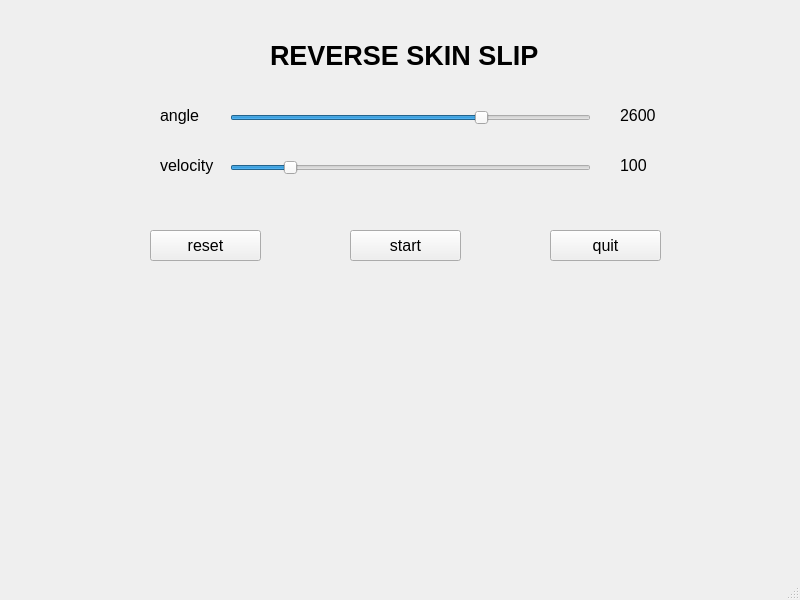
<?xml version="1.0" encoding="UTF-8"?>
<ui version="4.0">
 <class>SecondLayoutReverseSkinSlipWindow</class>
 <widget class="QMainWindow" name="SecondLayoutReverseSkinSlipWindow">
  <property name="geometry">
   <rect>
    <x>0</x>
    <y>0</y>
    <width>800</width>
    <height>600</height>
   </rect>
  </property>
  <property name="windowTitle">
   <string>MainWindow</string>
  </property>
  <widget class="QWidget" name="centralwidget">
   <widget class="QLabel" name="titleLabel">
    <property name="geometry">
     <rect>
      <x>270</x>
      <y>40</y>
      <width>281</width>
      <height>31</height>
     </rect>
    </property>
    <property name="font">
     <font>
      <family>Tahoma</family>
      <pointsize>20</pointsize>
      <weight>75</weight>
      <bold>true</bold>
     </font>
    </property>
    <property name="text">
     <string>REVERSE SKIN SLIP</string>
    </property>
   </widget>
   <widget class="QLabel" name="angleLabel">
    <property name="geometry">
     <rect>
      <x>160</x>
      <y>100</y>
      <width>41</width>
      <height>31</height>
     </rect>
    </property>
    <property name="font">
     <font>
      <family>Tahoma</family>
      <pointsize>12</pointsize>
     </font>
    </property>
    <property name="text">
     <string>angle</string>
    </property>
   </widget>
   <widget class="QSlider" name="angleSlider">
    <property name="geometry">
     <rect>
      <x>230</x>
      <y>110</y>
      <width>361</width>
      <height>16</height>
     </rect>
    </property>
    <property name="minimum">
     <number>2194</number>
    </property>
    <property name="maximum">
     <number>2770</number>
    </property>
    <property name="value">
     <number>2600</number>
    </property>
    <property name="orientation">
     <enum>Qt::Horizontal</enum>
    </property>
   </widget>
   <widget class="QLabel" name="angleVal">
    <property name="geometry">
     <rect>
      <x>620</x>
      <y>100</y>
      <width>41</width>
      <height>31</height>
     </rect>
    </property>
    <property name="font">
     <font>
      <family>Tahoma</family>
      <pointsize>12</pointsize>
     </font>
    </property>
    <property name="text">
     <string>2600</string>
    </property>
   </widget>
   <widget class="QLabel" name="velocityLabel">
    <property name="geometry">
     <rect>
      <x>160</x>
      <y>150</y>
      <width>61</width>
      <height>31</height>
     </rect>
    </property>
    <property name="font">
     <font>
      <family>Tahoma</family>
      <pointsize>12</pointsize>
     </font>
    </property>
    <property name="text">
     <string>velocity</string>
    </property>
   </widget>
   <widget class="QSlider" name="velocitySlider">
    <property name="geometry">
     <rect>
      <x>230</x>
      <y>160</y>
      <width>361</width>
      <height>16</height>
     </rect>
    </property>
    <property name="minimum">
     <number>10</number>
    </property>
    <property name="maximum">
     <number>600</number>
    </property>
    <property name="value">
     <number>100</number>
    </property>
    <property name="orientation">
     <enum>Qt::Horizontal</enum>
    </property>
   </widget>
   <widget class="QLabel" name="velocityVal">
    <property name="geometry">
     <rect>
      <x>620</x>
      <y>150</y>
      <width>41</width>
      <height>31</height>
     </rect>
    </property>
    <property name="font">
     <font>
      <family>Tahoma</family>
      <pointsize>12</pointsize>
     </font>
    </property>
    <property name="text">
     <string>100</string>
    </property>
   </widget>
   <widget class="QPushButton" name="resetButton">
    <property name="geometry">
     <rect>
      <x>150</x>
      <y>230</y>
      <width>111</width>
      <height>31</height>
     </rect>
    </property>
    <property name="font">
     <font>
      <family>Tahoma</family>
      <pointsize>12</pointsize>
     </font>
    </property>
    <property name="text">
     <string>reset</string>
    </property>
   </widget>
   <widget class="QPushButton" name="startButton">
    <property name="geometry">
     <rect>
      <x>350</x>
      <y>230</y>
      <width>111</width>
      <height>31</height>
     </rect>
    </property>
    <property name="font">
     <font>
      <family>Tahoma</family>
      <pointsize>12</pointsize>
     </font>
    </property>
    <property name="text">
     <string>start</string>
    </property>
   </widget>
   <widget class="QPushButton" name="quitButton">
    <property name="geometry">
     <rect>
      <x>550</x>
      <y>230</y>
      <width>111</width>
      <height>31</height>
     </rect>
    </property>
    <property name="font">
     <font>
      <family>Tahoma</family>
      <pointsize>12</pointsize>
     </font>
    </property>
    <property name="text">
     <string>quit</string>
    </property>
   </widget>
  </widget>
  <widget class="QMenuBar" name="menubar">
   <property name="geometry">
    <rect>
     <x>0</x>
     <y>0</y>
     <width>800</width>
     <height>21</height>
    </rect>
   </property>
  </widget>
  <widget class="QStatusBar" name="statusbar"/>
 </widget>
 <resources/>
 <connections/>
</ui>
